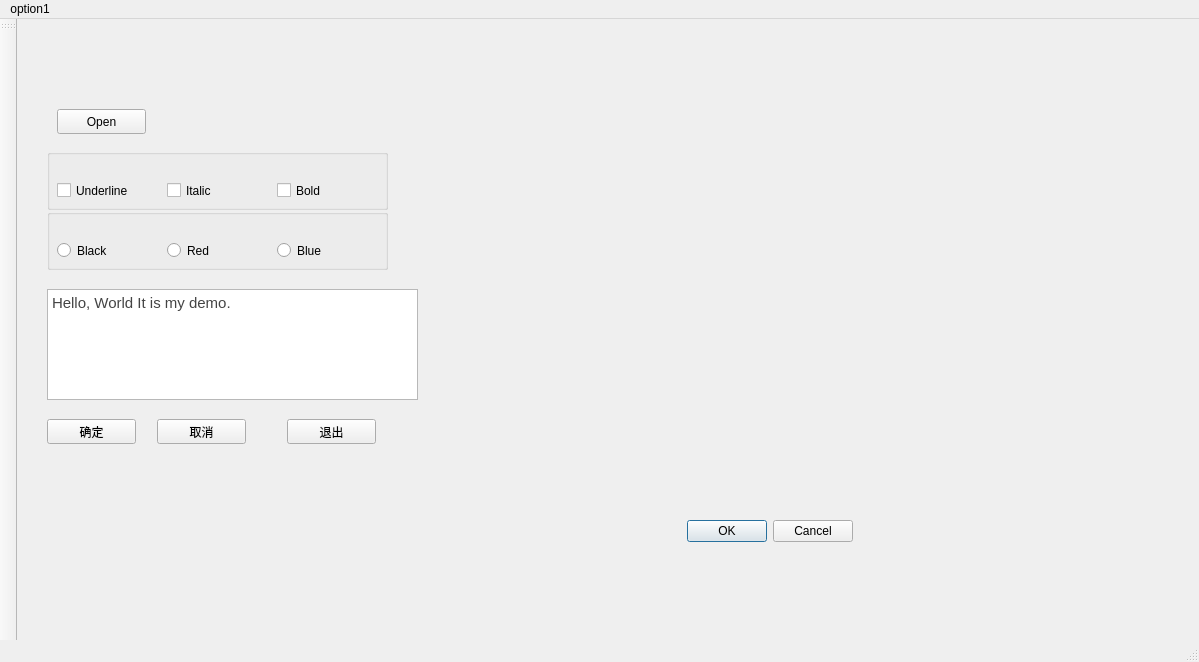
<?xml version="1.0" encoding="UTF-8"?>
<ui version="4.0">
 <class>MainWindow</class>
 <widget class="QMainWindow" name="MainWindow">
  <property name="geometry">
   <rect>
    <x>0</x>
    <y>0</y>
    <width>1199</width>
    <height>662</height>
   </rect>
  </property>
  <property name="windowTitle">
   <string>Dialog by Designer</string>
  </property>
  <widget class="QWidget" name="centralWidget">
   <widget class="QPushButton" name="pushButton">
    <property name="geometry">
     <rect>
      <x>40</x>
      <y>90</y>
      <width>89</width>
      <height>25</height>
     </rect>
    </property>
    <property name="text">
     <string>Open</string>
    </property>
   </widget>
   <widget class="QDialogButtonBox" name="buttonBox">
    <property name="geometry">
     <rect>
      <x>670</x>
      <y>500</y>
      <width>166</width>
      <height>25</height>
     </rect>
    </property>
    <property name="standardButtons">
     <set>QDialogButtonBox::Cancel|QDialogButtonBox::Ok</set>
    </property>
   </widget>
   <widget class="QTextEdit" name="txtEdit">
    <property name="geometry">
     <rect>
      <x>30</x>
      <y>270</y>
      <width>371</width>
      <height>111</height>
     </rect>
    </property>
    <property name="font">
     <font>
      <pointsize>20</pointsize>
     </font>
    </property>
    <property name="html">
     <string>&lt;!DOCTYPE HTML PUBLIC &quot;-//W3C//DTD HTML 4.0//EN&quot; &quot;http://www.w3.org/TR/REC-html40/strict.dtd&quot;&gt;
&lt;html&gt;&lt;head&gt;&lt;meta name=&quot;qrichtext&quot; content=&quot;1&quot; /&gt;&lt;style type=&quot;text/css&quot;&gt;
p, li { white-space: pre-wrap; }
&lt;/style&gt;&lt;/head&gt;&lt;body style=&quot; font-family:'Ubuntu'; font-size:20pt; font-weight:400; font-style:normal;&quot;&gt;
&lt;p style=&quot; margin-top:0px; margin-bottom:0px; margin-left:0px; margin-right:0px; -qt-block-indent:0; text-indent:0px;&quot;&gt;&lt;span style=&quot; font-family:'Helvetica Neue,微软雅黑,Microsoft Yahei,Helvetica,Arial,sans-serif'; font-size:11pt; color:#444444; background-color:#ffffff;&quot;&gt;Hello, World It is my demo.&lt;/span&gt;&lt;/p&gt;&lt;/body&gt;&lt;/html&gt;</string>
    </property>
   </widget>
   <widget class="QPushButton" name="btnOK">
    <property name="geometry">
     <rect>
      <x>30</x>
      <y>400</y>
      <width>89</width>
      <height>25</height>
     </rect>
    </property>
    <property name="text">
     <string>确定</string>
    </property>
   </widget>
   <widget class="QPushButton" name="btnCancel">
    <property name="geometry">
     <rect>
      <x>140</x>
      <y>400</y>
      <width>89</width>
      <height>25</height>
     </rect>
    </property>
    <property name="text">
     <string>取消</string>
    </property>
   </widget>
   <widget class="QPushButton" name="btnClose">
    <property name="geometry">
     <rect>
      <x>270</x>
      <y>400</y>
      <width>89</width>
      <height>25</height>
     </rect>
    </property>
    <property name="text">
     <string>退出</string>
    </property>
   </widget>
   <widget class="QGroupBox" name="groupBox">
    <property name="geometry">
     <rect>
      <x>30</x>
      <y>130</y>
      <width>341</width>
      <height>61</height>
     </rect>
    </property>
    <property name="title">
     <string/>
    </property>
    <widget class="QCheckBox" name="chkBoxUnder">
     <property name="geometry">
      <rect>
       <x>10</x>
       <y>30</y>
       <width>92</width>
       <height>23</height>
      </rect>
     </property>
     <property name="text">
      <string>Underline</string>
     </property>
    </widget>
    <widget class="QCheckBox" name="chkBoxItalic">
     <property name="geometry">
      <rect>
       <x>120</x>
       <y>30</y>
       <width>92</width>
       <height>23</height>
      </rect>
     </property>
     <property name="text">
      <string>Italic</string>
     </property>
    </widget>
    <widget class="QCheckBox" name="chkBoxBold">
     <property name="geometry">
      <rect>
       <x>230</x>
       <y>30</y>
       <width>92</width>
       <height>23</height>
      </rect>
     </property>
     <property name="text">
      <string>Bold</string>
     </property>
    </widget>
   </widget>
   <widget class="QGroupBox" name="groupBox_2">
    <property name="geometry">
     <rect>
      <x>30</x>
      <y>190</y>
      <width>341</width>
      <height>61</height>
     </rect>
    </property>
    <property name="title">
     <string/>
    </property>
    <widget class="QRadioButton" name="rBtnBlack">
     <property name="geometry">
      <rect>
       <x>10</x>
       <y>30</y>
       <width>112</width>
       <height>23</height>
      </rect>
     </property>
     <property name="text">
      <string>Black</string>
     </property>
    </widget>
    <widget class="QRadioButton" name="rBtnRed">
     <property name="geometry">
      <rect>
       <x>120</x>
       <y>30</y>
       <width>112</width>
       <height>23</height>
      </rect>
     </property>
     <property name="text">
      <string>Red</string>
     </property>
    </widget>
    <widget class="QRadioButton" name="rBtnBlue">
     <property name="geometry">
      <rect>
       <x>230</x>
       <y>30</y>
       <width>112</width>
       <height>23</height>
      </rect>
     </property>
     <property name="text">
      <string>Blue</string>
     </property>
    </widget>
   </widget>
   <zorder>groupBox_2</zorder>
   <zorder>groupBox</zorder>
   <zorder>pushButton</zorder>
   <zorder>buttonBox</zorder>
   <zorder>txtEdit</zorder>
   <zorder>btnOK</zorder>
   <zorder>btnCancel</zorder>
   <zorder>btnClose</zorder>
  </widget>
  <widget class="QMenuBar" name="menuBar">
   <property name="geometry">
    <rect>
     <x>0</x>
     <y>0</y>
     <width>1199</width>
     <height>22</height>
    </rect>
   </property>
   <widget class="QMenu" name="menuoption1">
    <property name="title">
     <string>option1</string>
    </property>
    <addaction name="actionopen_file"/>
    <addaction name="actionrecent_file"/>
   </widget>
   <addaction name="menuoption1"/>
  </widget>
  <widget class="QToolBar" name="mainToolBar">
   <attribute name="toolBarArea">
    <enum>LeftToolBarArea</enum>
   </attribute>
   <attribute name="toolBarBreak">
    <bool>false</bool>
   </attribute>
  </widget>
  <widget class="QStatusBar" name="statusBar"/>
  <action name="actionopen_file">
   <property name="text">
    <string>open file</string>
   </property>
  </action>
  <action name="actionrecent_file">
   <property name="text">
    <string>recent file</string>
   </property>
  </action>
 </widget>
 <layoutdefault spacing="6" margin="11"/>
 <resources/>
 <connections/>
</ui>
